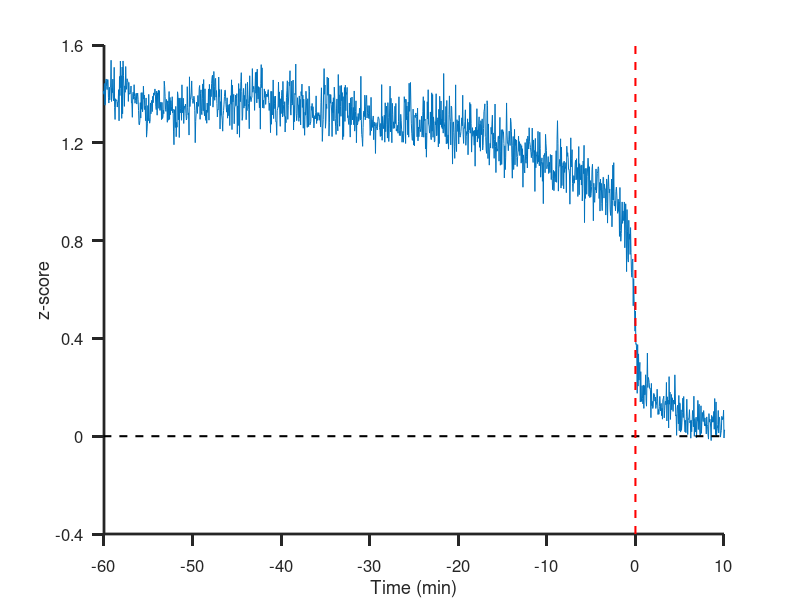
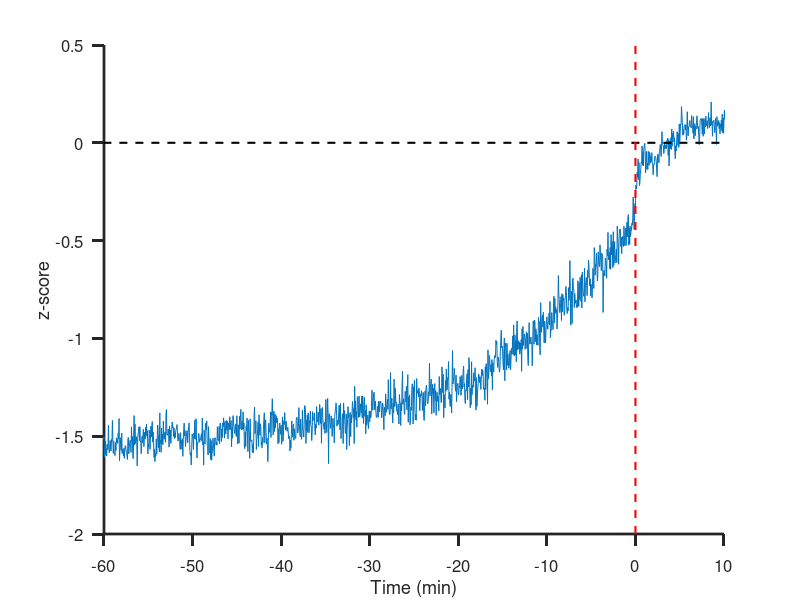
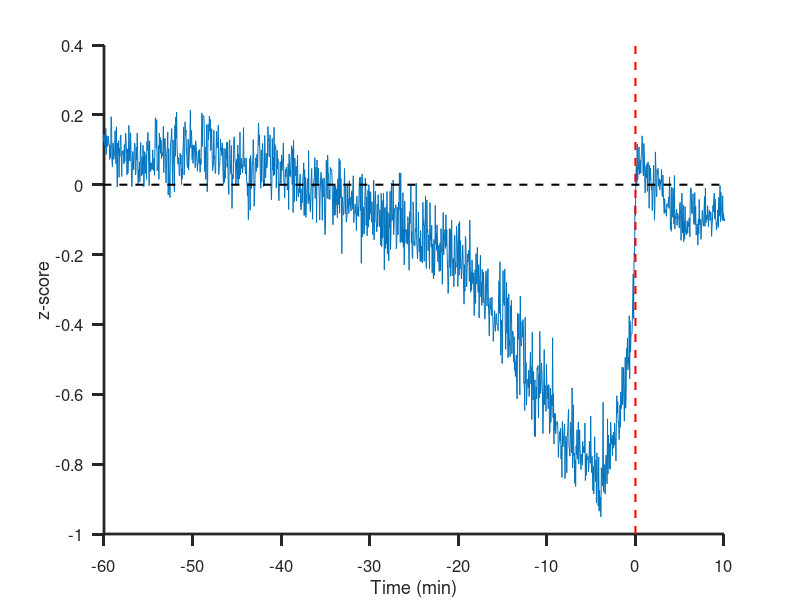
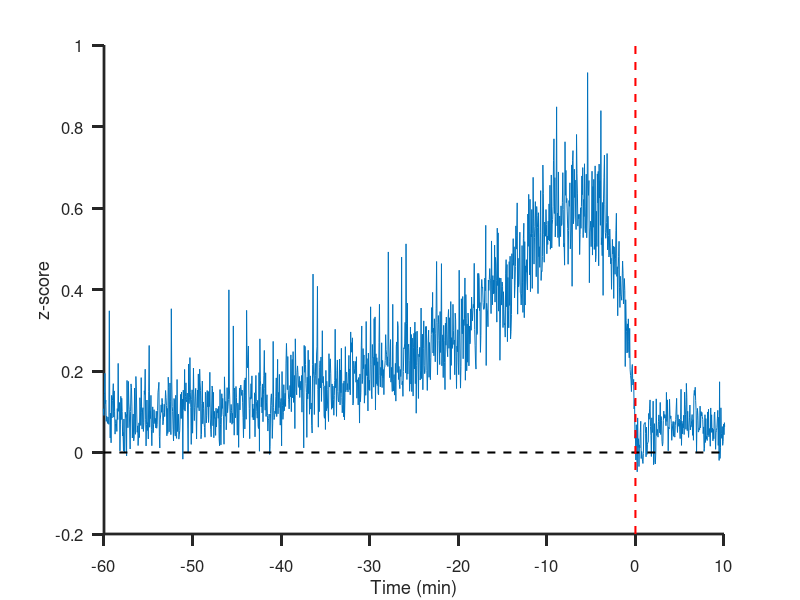

The MATLAB source for these figures, in order:


%% Plot individual features (Figure 3b and 3e)

clear all
clc

load FPCADynamics.mat
load ftdscrp.mat   % The feature code names to match the index

%% Individual feature time-series plots-15

%%%%%%%%%%%%%%%%%%%%%%%%%%%%%%%%%%%%%%%%
% Change this to match the feature you want to plot
% The four key feature indexes used in the paper:
% FPC1: Total EEG power (41), Peak beta band frequency (15)
% FPC2: Delta-to-Alpha ratio (6), Theta temporal coherence (17)

% Refer to description (ft_dscrp) to match feature indexes with names
ft_to_plot = 15;

% ftall_mat_allnorm_strm = ftall_mat_allnorm(:,time_start_sampenough:end);
tvec = -(max_ck_real-1)/20:0.05:10.5;
% nt_real = size(ftall_mat_allnorm_strm,2);
% slonset_n = nt_real - epc_postasleep-1;
% tvec = (-slonset_n*epc_len)/60:epc_len/60:(epc_postasleep*epc_len)/60;

figure
plot(tvec, ftall_mat_allnorm_strm(ft_to_plot,:))
xlabel('Time (min)')
ylabel('z-score')
hold on
line(xlim,[0 0],'Color','k','LineStyle','--','LineWidth',1.5)

ylim([-0.4,1.6])
yticks([-0.4:0.4:1.6])
line([0,0],ylim,'Color','r','LineStyle','--','LineWidth',1.5)
xlim([-60,10])
box off
set(gca,'FontSize', 12)
set(gca,'TickDir','out')
set(gca,'ticklength',2*get(gca,'ticklength'))
set(gca,'lineWidth',2)

% Check y-lims

%% Individual feature time-series plots -41

ft_to_plot = 41;

% ftall_mat_allnorm_strm = ftall_mat_allnorm(:,time_start_sampenough:end);
tvec = -(max_ck_real-1)/20:0.05:10.5;
% nt_real = size(ftall_mat_allnorm_strm,2);
% slonset_n = nt_real - epc_postasleep-1;
% tvec = (-slonset_n*epc_len)/60:epc_len/60:(epc_postasleep*epc_len)/60;

figure
plot(tvec, ftall_mat_allnorm_strm(ft_to_plot,:))
xlabel('Time (min)')
ylabel('z-score')
hold on
line(xlim,[0 0],'Color','k','LineStyle','--','LineWidth',1.5)
line([0,0],ylim,'Color','r','LineStyle','--','LineWidth',1.5)

ylim([-2,0.5])
yticks([-2:0.5:0.5])
xlim([-60,10])
box off
set(gca,'FontSize', 12)
set(gca,'TickDir','out')
set(gca,'ticklength',2*get(gca,'ticklength'))
set(gca,'lineWidth',2)

% Check y-lims

%% Individual feature time-series plots - 6

ft_to_plot = 6;

% ftall_mat_allnorm_strm = ftall_mat_allnorm(:,time_start_sampenough:end);
tvec = -(max_ck_real-1)/20:0.05:10.5;
% nt_real = size(ftall_mat_allnorm_strm,2);
% slonset_n = nt_real - epc_postasleep-1;
% tvec = (-slonset_n*epc_len)/60:epc_len/60:(epc_postasleep*epc_len)/60;

figure
plot(tvec, ftall_mat_allnorm_strm(ft_to_plot,:))
xlabel('Time (min)')
ylabel('z-score')
hold on
line(xlim,[0 0],'Color','k','LineStyle','--','LineWidth',1.5)
line([0,0],ylim,'Color','r','LineStyle','--','LineWidth',1.5)

ylim([-1,0.4])
yticks([-1:0.2:0.4])
xlim([-60,10])
box off
set(gca,'FontSize', 12)
set(gca,'TickDir','out')
set(gca,'ticklength',2*get(gca,'ticklength'))
set(gca,'lineWidth',2)

% Check y-lims
%% Individual feature time-series plots - 17

ft_to_plot = 17;

% ftall_mat_allnorm_strm = ftall_mat_allnorm(:,time_start_sampenough:end);
tvec = -(max_ck_real-1)/20:0.05:10.5;
% nt_real = size(ftall_mat_allnorm_strm,2);
% slonset_n = nt_real - epc_postasleep-1;
% tvec = (-slonset_n*epc_len)/60:epc_len/60:(epc_postasleep*epc_len)/60;

figure
plot(tvec, ftall_mat_allnorm_strm(ft_to_plot,:))
xlabel('Time (min)')
ylabel('z-score')
hold on
line(xlim,[0 0],'Color','k','LineStyle','--','LineWidth',1.5)
line([0,0],ylim,'Color','r','LineStyle','--','LineWidth',1.5)

ylim([-0.2,1])
yticks([-0.2:0.2:1])
xlim([-60,10])
box off
set(gca,'FontSize', 12)
set(gca,'TickDir','out')
set(gca,'ticklength',2*get(gca,'ticklength'))
set(gca,'lineWidth',2)

% Check y-lims
